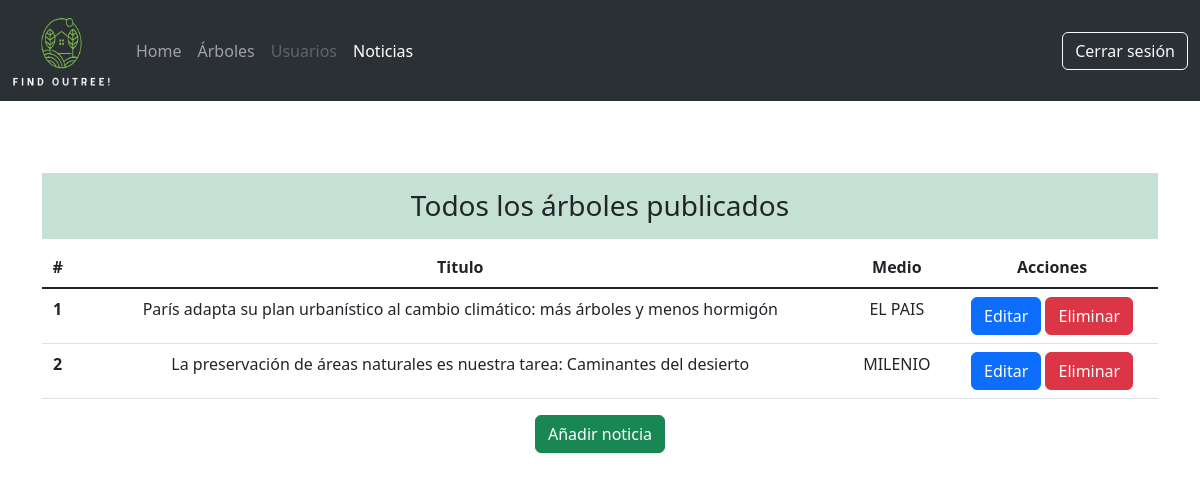
Screenshot of /noticias.php (signed in) with the database file from the repository.
### tables this page shows
CREATE TABLE `noticias` (
  `id_new` int(11) NOT NULL,
  `title_new` text DEFAULT NULL,
  `network_new` varchar(10) DEFAULT NULL,
  `text_new` text DEFAULT NULL,
  `img_new` varchar(20) DEFAULT NULL,
  `link_new` varchar(50) DEFAULT NULL
);

### php/functions.php (called while the page is built, shortened)
<?php
    function dbConnect(){
        $mysqli = new mysqli(SERVER, USERNAME, PASSWORD, DATABASE);
        if($mysqli->connect_errno != 0){
            return FALSE;
        }else{
            return $mysqli;
        }
    }
    function showNews(){
        $mysqli = dbConnect();
        $result = $mysqli->query("SELECT * FROM noticias ORDER BY noticias.id_new");
        while($row = $result->fetch_assoc()){
            $data[] = $row;
        }
        return $data;
    }
    function getUserById($id){
        $mysqli = dbConnect();
        $smtp = $mysqli->prepare("SELECT * FROM users WHERE id_user = ?");
        $smtp->bind_param("s",$id);
        $smtp->execute();
        $result = $smtp->get_result();
        $data = $result->fetch_all(MYSQLI_ASSOC);
        return $data;
    }

### noticias.php (the view, shortened to what this page needs)
<?php require "php/functions.php"?>
<!DOCTYPE html>
<html lang="es">
<head>
    <link href="https://cdn.jsdelivr.net/npm/bootstrap@5.3.0/dist/css/bootstrap.min.css" rel="stylesheet">
</head>
<body>
    <?php include "includes/navAdmin.php" ?>
    <br>
    <div class="container text-center">
        <br>
        <div class="row">
            <div class="col-12"><br>
                <h3 class="p-3 bg-success bg-opacity-25 ">Todos los árboles publicados</h3>
                <?php $news = showNews()?>
                <table class="table">
                        <thead>
                        <tr>
                                <th scope="col">#</th>
                                <th scope="col">Titulo</th>
                                <th scope="col">Medio</th>
                                <th scope="col">Acciones</th>
                            </tr>
                        </thead>
                        <tbody class="table-group-divider">
                    <?php
                        foreach($news as $new){
                            ?>
                            <tr>
                            <th scope="row"><?php echo $new['id_new']?></th>
                            <td><?php echo $new['title_new']?></a></td>
                            <td><?php echo $new['network_new']?></td>
                            <td><a href="editarNota.php?id_new=<?php echo urlencode($new['id_new'])?>"><button type="button" class="btn btn-primary">Editar</button></a>
                            <a href="PHP/eliminar.php?id=<?php echo $new['id_new']?>&tabla=<?php echo "noticias" ?>&test=<?php echo "id_new" ?>" onclick="return confirm('¿Estás seguro de que deseas eliminar este registro?');"><button type="button" class="btn btn-danger">Eliminar</button></form></td>
                            </tr>
                            <?php
                        }
                            ?>
                        </tbody>
                    </table>
                    <a href="añadirNota.php"><button type="button" class="btn btn-success" >Añadir noticia</button>  </a>
            </div><br>
        </div>
        </div><br>
</body>
</html>

### rows the page displays
noticias: id_new "1", title_new "París adapta su plan urbanístico al cambio climático: más árboles y menos hormigón", network_new "EL PAIS"
noticias: id_new "2", title_new "La preservación de áreas naturales es nuestra tarea: Caminantes del desierto", network_new "MILENIO"
